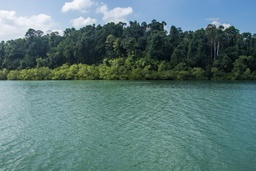
#> input picture images/andaman.jpg, 256 x 171 px, shrunk from 2100 x 1400 before the run, found by its file name; its folder holds only this picture in this run
$ python energy.py images/andaman.jpg out.png
#> lines starting #> are read from the running program, lines starting #| are printed output that depends on the picture
### utils.py
"""
A set of utilities that are helpful for working with images. These are utilities
needed to actually apply the seam carving algorithm to images, but because they
aren't core the algorithm, they are implemented for you.
"""


from PIL import Image


class Color:
    """
    A simple class representing an RGB value.
    """

    def __init__(self, r, g, b):
        self.r = r
        self.g = g
        self.b = b

    def __repr__(self):
        return f'Color({self.r}, {self.g}, {self.b})'

    def __str__(self):
        return repr(self)


def read_image_into_array(filename):
    """
    Read the given image into a 2D array of pixels. The result is an array,
    where each element represents a row. Each row is an array, where each
    element is a color.

    See: Color
    """
#> called with filename = 'images/images/andaman.jpg'

    img = Image.open(filename, 'r')
#> img is the input picture: PIL image 256x171 RGB; mean R, G, B 92.1, 122.2, 121.6
    w, h = img.size
#> w = 256; h = 171

    pixels = list(Color(*pixel) for pixel in img.getdata())
#> pixels = 43776 items
    return [pixels[n:(n + w)] for n in range(0, w * h, w)]


def write_array_into_image(pixels, filename):
    """
    Write the given 2D array of pixels into an image with the given filename.
    The input pixels are represented as an array, where each element is a row.
    Each row is an array, where each element is a color.

    See: Color
    """

    h = len(pixels)
    w = len(pixels[0])

    img = Image.new('RGB', (w, h))

    output_pixels = img.load()
    for y, row in enumerate(pixels):
        for x, color in enumerate(row):
            output_pixels[x, y] = (color.r, color.g, color.b)

    img.save(filename)

### energy.py
"""
The first step in the seam carving algorithm: computing the energy of an image.

Usage:  python3 energy.py surfer.jpg surfer-energy.png
"""


import sys
from typing import List

from utils import Color, read_image_into_array, write_array_into_image


def energy_at(pixels:list[Color], x:int, y:int) -> int:
    """
    Compute the energy of the image at the given (x, y) position.

    The energy of the pixel is determined by looking at the pixels surrounding
    the requested position. In the case the requested position is at the edge
    of the image, the current position is used whenever a "surrounding position"
    would go out of bounds.

    Params:
    pixels: 2D List of Color objects.
    x: x coordinate of pixel under consideration.
    y: y coordinate of pixel under consideration.

    Return: Energy at the coordinate location.
    """


    pixelx1 = pixels[max(0, x - 1)][y]
    pixelx2 = pixels[min(len(pixels) - 1, x + 1)][y]
    pixely1 = pixels[x][max(0, y - 1)]
    pixely2 = pixels[x][min(len(pixels[0]) - 1, y + 1)]

    r1x,g1x,b1x = pixelx1.r, pixelx1.g, pixelx1.b
    r2x,g2x,b2x = pixelx2.r, pixelx2.g, pixelx2.b
    r1y,g1y,b1y = pixely1.r, pixely1.g, pixely1.b
    r2y,g2y,b2y = pixely2.r, pixely2.g, pixely2.b

    dx = (r1x - r2x) ** 2 + (b1x - b2x) ** 2 + (g1x - g2x) ** 2
    dy = (r1y - r2y) ** 2 + (b1y - b2y) ** 2 + (g1y - g2y) ** 2


    return dx + dy

def compute_energy(pixels:List[List[Color]], metric:str = 'gradient') -> List[List[int]]:
    """
    Compute the energy of the image at every pixel. Should use the `energy_at`
    function to actually compute the energy at any single position.

    Params:
    pixels: 2D List of Color objects.
    metric: String indicating metric of energy calculation.

    Return: 2D List of numbers, each representing the energy value at the corresponding position.
    """

    energy_data = []

    if metric == 'gradient':

        for i, r in enumerate(pixels):

            energy = []

            for j, _ in enumerate(r):

                energy.append(energy_at(pixels, i, j))

            energy_data.append(energy)

    return energy_data


def energy_data_to_colors(energy_data:List[List[int]]) -> List[List[Color]]:
    """
    Convert the energy values at each pixel into colors that can be used to
    visualize the energy of the image. The steps to do this conversion are:

      1. Normalize the energy values to be between 0 and 255.
      2. Convert these values into grayscale colors, where the RGB values are
         all the same for a single color.

    Params:
    energy_data: 2D List of integer energy values at coordinate locations.

    Return: 2D List of Color objects as calculated.
    """

    colors = [[0 for _ in row] for row in energy_data]

    max_energy = max(
        energy
        for row in energy_data
        for energy in row
    )

    for y, row in enumerate(energy_data):
        for x, energy in enumerate(row):
            energy_normalized = round(energy / max_energy * 255)
            colors[y][x] = Color(
                energy_normalized,
                energy_normalized,
                energy_normalized
            )

    return colors


if __name__ == '__main__':
    if len(sys.argv) != 3:
        print(f'USAGE: {__file__} <input> <output>')
        sys.exit(1)

    input_filename = sys.argv[1]
    output_filename = sys.argv[2]

    print(f'Reading {input_filename}...')
    pixels = read_image_into_array(f'images/{input_filename}')
#> pixels = 171 items

    print('Computing the energy...')
    energy_data = compute_energy(pixels)
#> the loop in compute_energy, `for i, r in enumerate(pixels): ` made 171 passes
    energy_pixels = energy_data_to_colors(energy_data)

    print(f'Saving {output_filename}')
    write_array_into_image(energy_pixels, output_filename)
#> in write_array_into_image, `img = Image.new('RGB', (w, h))`: img: PIL image 256x171 RGB; every value is 0
#> in write_array_into_image, `img.save(filename)`:
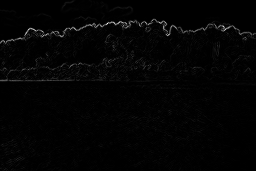
#> saved as out.png: PIL image 256x171 RGB; min 0, max 255, mean 3.7
